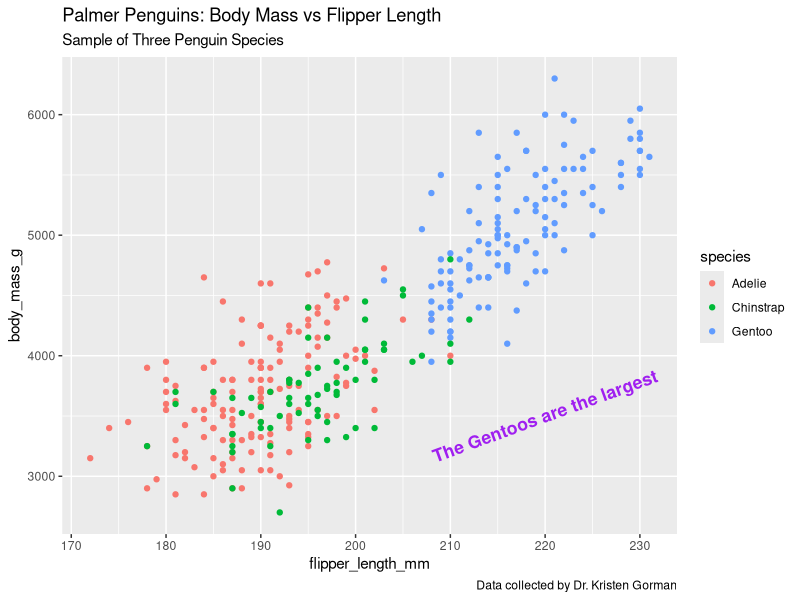
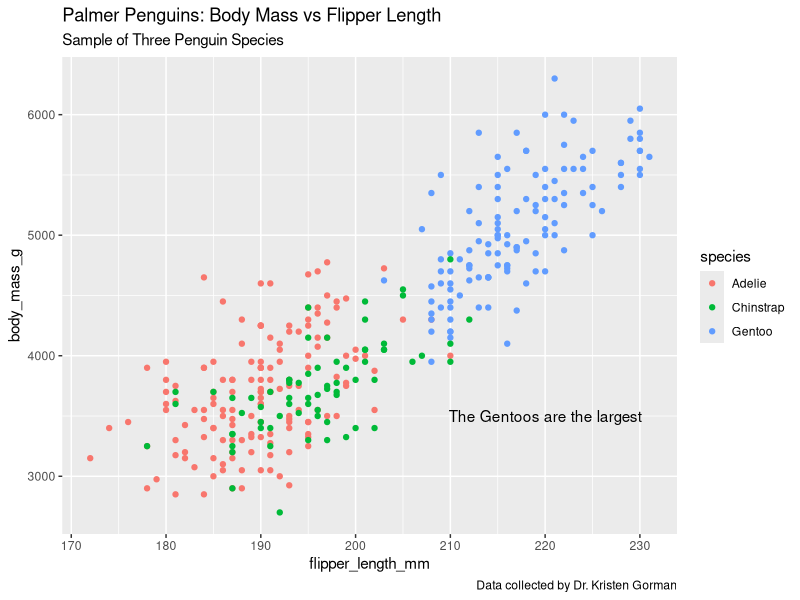

R code for these plots, in order:
library(ggplot2)
library(palmerpenguins)
ggplot(data = penguins)+
  geom_point(mapping = aes(x= flipper_length_mm, y= body_mass_g, color=species))+
  labs(title = "Palmer Penguins: Body Mass vs Flipper Length", subtitle = "Sample of Three Penguin Species", caption = "Data collected by Dr. Kristen Gorman")+
  annotate("text", x=220, y=3500, label= "The Gentoos are the largest", color="purple", fontface = "bold", size=4.5, angle=20)
  
#use variable for the whole plot codes
p <- ggplot(data = penguins)+
  geom_point(mapping = aes(x= flipper_length_mm, y= body_mass_g, color=species))+
  labs(title = "Palmer Penguins: Body Mass vs Flipper Length", subtitle = "Sample of Three Penguin Species", caption = "Data collected by Dr. Kristen Gorman")

p+annotate("text", x=220, y=3500, label= "The Gentoos are the largest")
